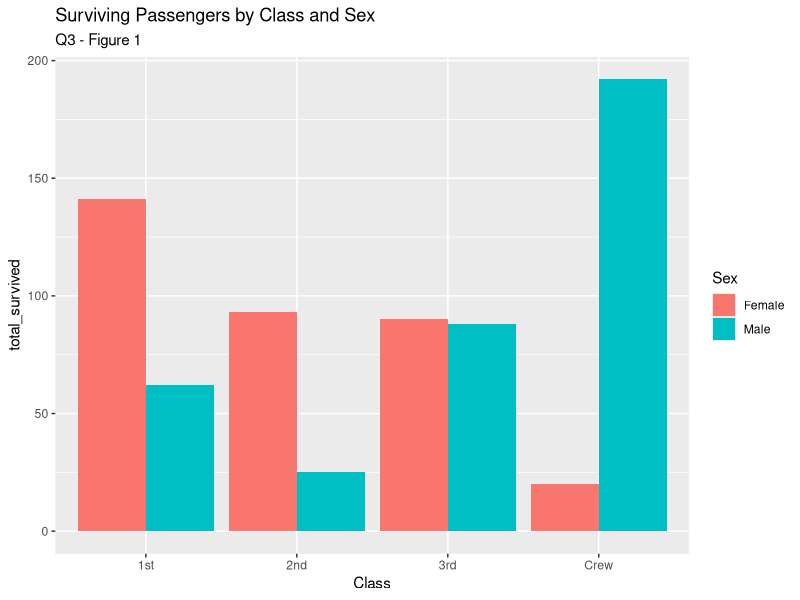
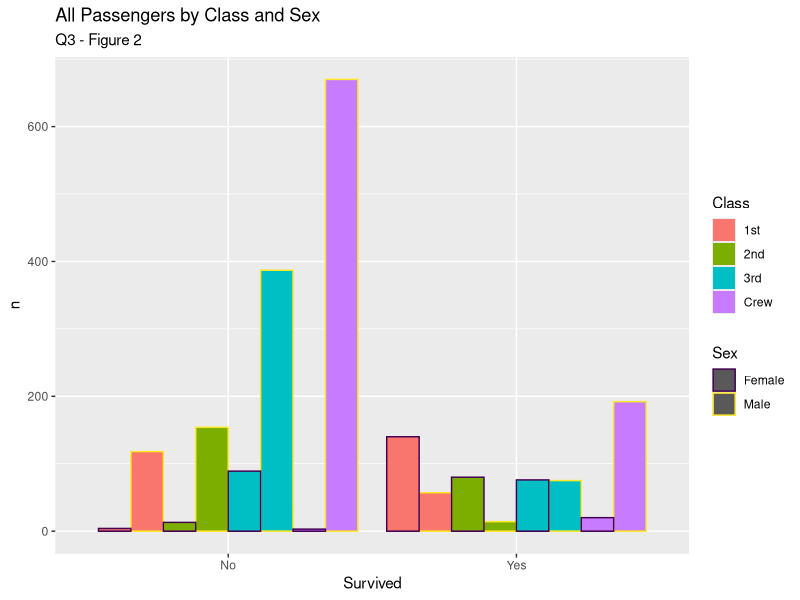
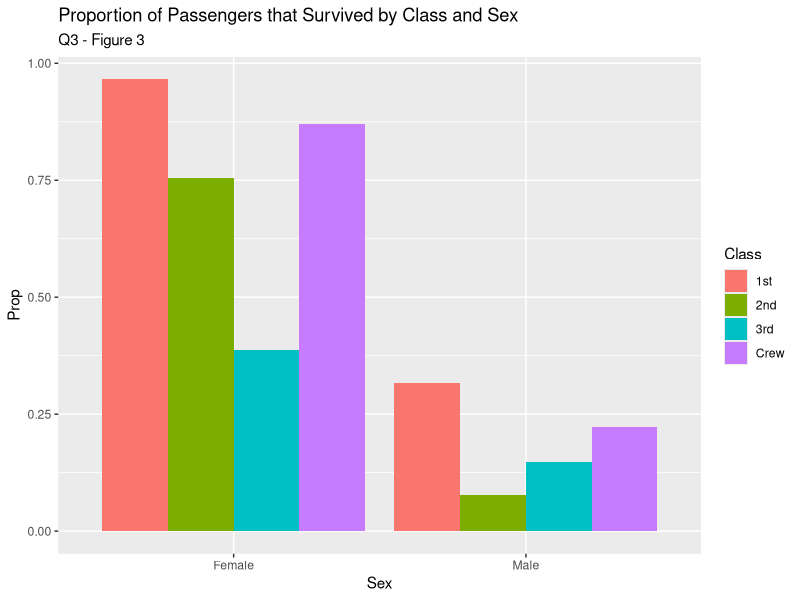
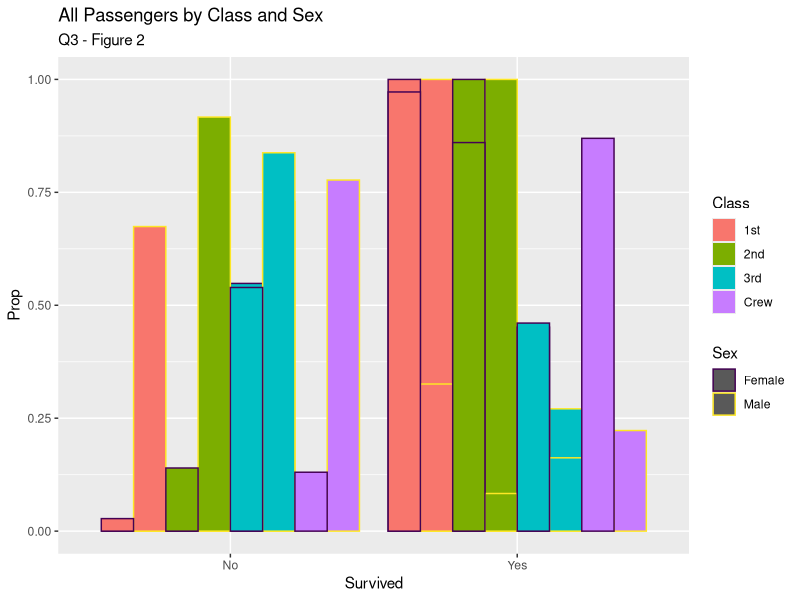

Recreate these plots in R, in order.
## ---- chunk 1
library(tidyverse)

df_titanic <- as_tibble(Titanic)
## ---- chunk 2
## TASK: Perform a `glimpse` of df_titanic
glimpse(df_titanic)
## ---- chunk 3
## NOTE: No need to edit! We'll cover how to
## do this calculation in a later exercise.
df_titanic %>% summarize(total = sum(n))
## ---- chunk 4
## TASK: Visualize counts against `Class` and `Sex`

df_q3_v1 <- df_titanic %>%
  filter(Survived == "Yes") %>% 
  group_by(Class, Sex) %>% 
  summarise(total_survived = sum(n))

df_q3_v1

plot_col <- df_q3_v1 %>% 
  ggplot() +
  geom_col(aes(x = Class, y = total_survived, fill = Sex), position = "dodge") +
  labs(title = "Surviving Passengers by Class and Sex", subtitle = "Q3 - Figure 1")

plot_col

## ---- chunk 5
## TASK: Visualize counts against `Class` and `Sex`

plot_col2 <- df_titanic %>% 
  ggplot() +
  geom_col(aes(x = Survived , y = n, fill = Class, color = Sex), position = "dodge") +
  scale_colour_viridis_d() +
  labs(title = "All Passengers by Class and Sex", subtitle = "Q3 - Figure 2")

plot_col2

## ---- chunk 6
## TASK: Visualize counts against `Class` and `Sex`

df_q3_v2 <- df_titanic %>% 
  group_by(Class, Sex) %>% 
  mutate( Total = sum(n), Prop = n / Total) %>% 
  filter(Survived == "Yes")

plot_col3 <- df_q3_v2 %>% 
  ggplot() +
  geom_col(aes(x = Sex, y = Prop, fill = Class), width = 0.9, position = "dodge") +
  labs(title = "Proportion of Passengers that Survived by Class and Sex", subtitle = "Q3 - Figure 3")

plot_col3


## ---- chunk 7
## NOTE: No need to edit! We'll cover how to
## do this calculation in a later exercise.
df_prop <-
  df_titanic %>%
  group_by(Class, Sex, Age) %>%
  mutate(
    Total = sum(n),
    Prop = n / Total
  ) %>%
  ungroup()
df_prop
## ---- chunk 8

plot_col2 <- df_prop %>% group_by(Class, Sex) %>% 
  ggplot() +
  geom_col(aes(x = Survived , y = Prop, fill = Class, color = Sex), position = "dodge") +
  scale_colour_viridis_d() +
  labs(title = "All Passengers by Class and Sex", subtitle = "Q3 - Figure 2")

plot_col2

## ---- chunk 9

